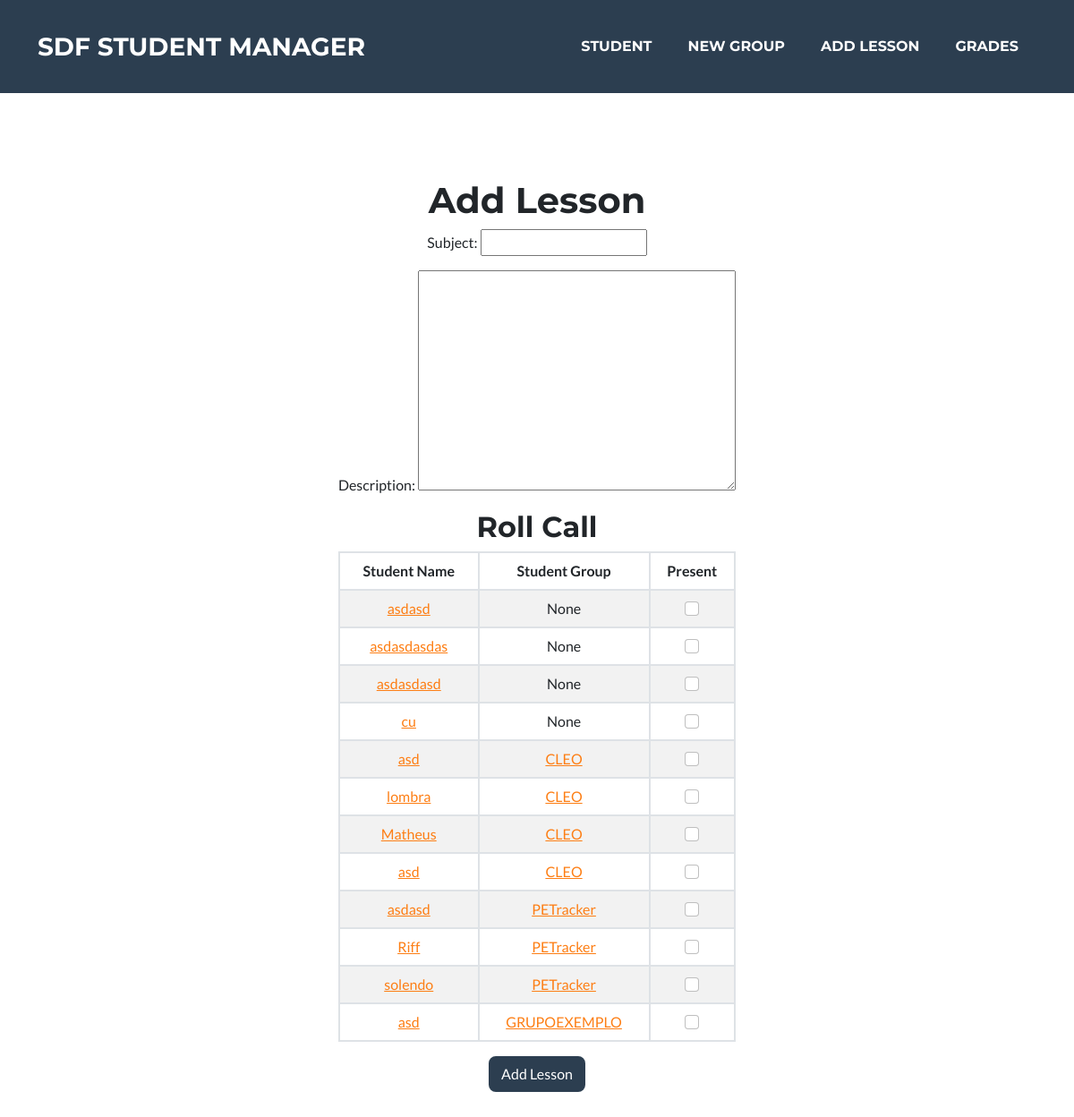
The page /lesson/ on the database as committed earlier.
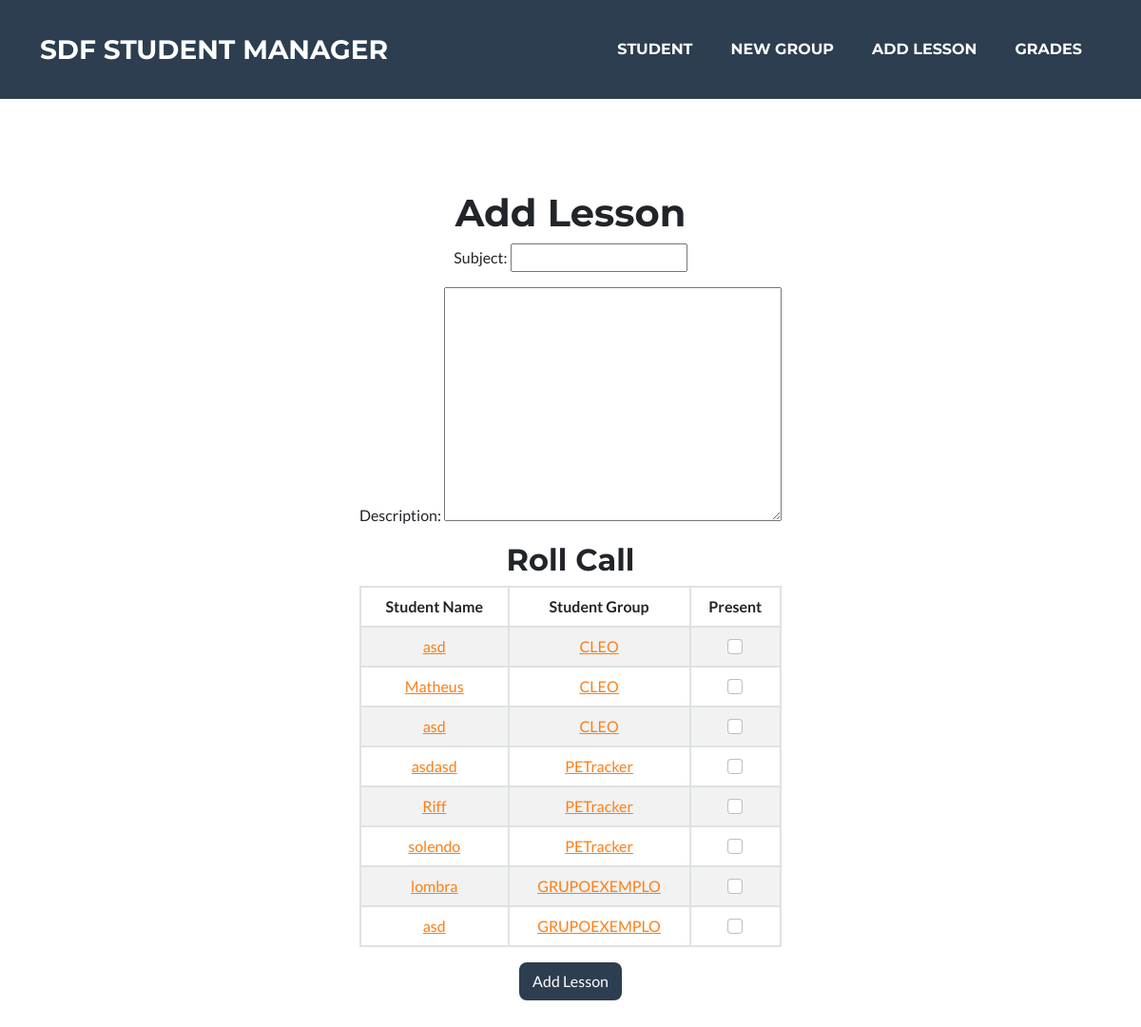
The same page on the database as committed later.
### presence_count/models.py (models this page shows, shortened)
class Student(models.Model):
    name = models.CharField(max_length=100)
    email = models.EmailField(max_length=100)
    grade_1 = models.FloatField(default=0)
    grade_2 = models.FloatField(default=0)
    grade_avg = models.FloatField(default=0)
    presences = models.IntegerField(default=0)
    group = models.ForeignKey(Group, on_delete=models.PROTECT, default=None, null=True, blank=True)

class Group(models.Model):
    name = models.CharField(max_length=100)
    tracking = models.URLField(blank=True)
    repo = models.URLField(blank=True)
    prototype = models.URLField(blank=True)
    description = models.TextField(max_length=512, blank=True)
    def __str__(self):
        return self.name

### presence_count/views.py (the view, shortened to what this page needs)
# urls.py: path('lesson/', views.roll_call, name='lesson'),
def roll_call(request):
    student_list = Student.objects.all().order_by('group_id')
    lesson_form = RegisterLessonForm()
    return render(request, 'lesson.html', {'student_list': student_list, 'lesson_form': lesson_form})

### presence_count/forms.py
class RegisterLessonForm(forms.ModelForm):
    class Meta:
        model = Lesson
        fields = ('subject', 'description')

### presence_count/templates/lesson.html (shortened to what this page needs)
{% extends 'base.html' %}
{% block body %}
<header class="masthead text-center">
	<div class="container d-flex align-items-center flex-column">
		<form action="" method="POST">
			<h1>Add Lesson</h1>
			<table class="table table-striped table-hover table-bordered">
				{{lesson_form.as_p}}
				<h2>Roll Call</h2>
				<thead>
					<tr>
						<th scope="col">Student Name</th>
						<th scope="col">Student Group</th>
						<th scope="col">Present</th>
					</tr>
				</thead>
				<tbody>
					{% for student in student_list %}
					<tr>
						<td><a href="{% url 'presence_count:view_student' student.id %}" target="_blank">{{student.name}}</a></td>
						{% if student.group %}
							<td><a href="{% url 'presence_count:view_group' student.group_id %}" target="_blank">{{student.group}}</a></td>
						{% else %}
							<td>{{student.group}}</td>
						{% endif %}
						<td>
							<div class="present-check">
								<input
									class="form-check-input"
									type="checkbox"
									value="{{student.id}}"
									name="boxes"
								/>
							</div>
						</td>
					</tr>
					{% endfor %}
				</tbody>
			</table>
			<button class="btn btn-secondary" type="submit">Add Lesson</button>
		</form>
	</div>
</header>
{% endblock %}

Rows that differ between the two databases and show on the page:
removed Student: name "asdasd", group "None"
removed Student: name "asdasdasdas", group "None"
removed Student: name "asdasdasd", group "None"
removed Student: name "cu", group "None"
changed Student "lombra": group "CLEO" → "GRUPOEXEMPLO"; moves down the list
